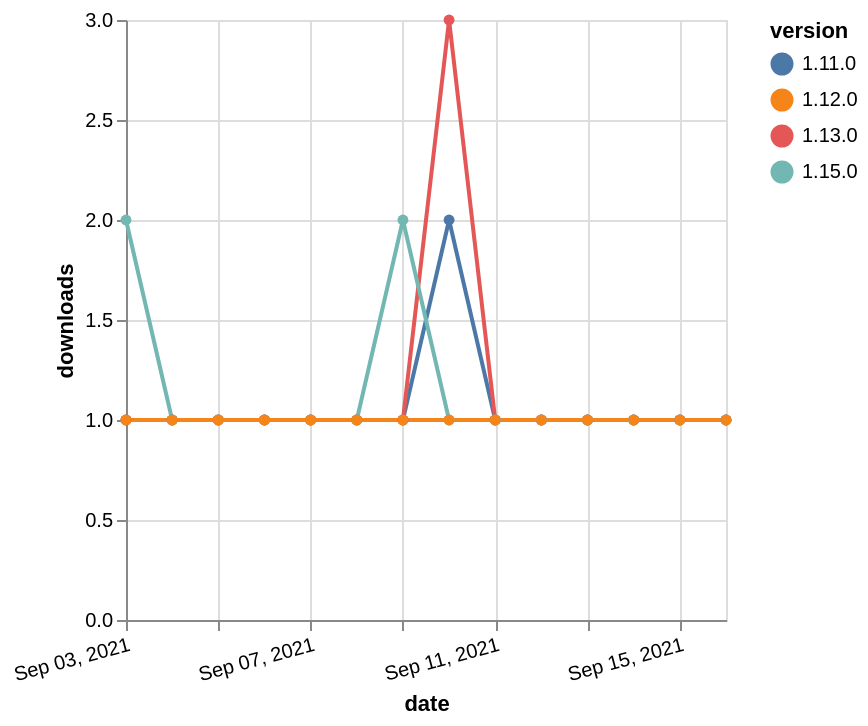

Source (Vega-Lite JSON):
### Vega-Lite specification from a JSON file in a GitHub repository (floating-point values rounded to 4 significant figures)
{"$schema": "https://vega.github.io/schema/vega-lite/v5.json", "description": "A simple bar chart with embedded data.", "data": {"values": [{"date": "2021-09-03", "total": 211, "delta": 1, "version": "1.11.0"}, {"date": "2021-09-04", "total": 212, "delta": 1, "version": "1.11.0"}, {"date": "2021-09-05", "total": 213, "delta": 1, "version": "1.11.0"}, {"date": "2021-09-06", "total": 214, "delta": 1, "version": "1.11.0"}, {"date": "2021-09-07", "total": 215, "delta": 1, "version": "1.11.0"}, {"date": "2021-09-08", "total": 216, "delta": 1, "version": "1.11.0"}, {"date": "2021-09-09", "total": 217, "delta": 1, "version": "1.11.0"}, {"date": "2021-09-10", "total": 219, "delta": 2, "version": "1.11.0"}, {"date": "2021-09-11", "total": 220, "delta": 1, "version": "1.11.0"}, {"date": "2021-09-12", "total": 221, "delta": 1, "version": "1.11.0"}, {"date": "2021-09-13", "total": 222, "delta": 1, "version": "1.11.0"}, {"date": "2021-09-14", "total": 223, "delta": 1, "version": "1.11.0"}, {"date": "2021-09-15", "total": 224, "delta": 1, "version": "1.11.0"}, {"date": "2021-09-16", "total": 225, "delta": 1, "version": "1.11.0"}, {"date": "2021-09-03", "total": 283, "delta": 1, "version": "1.13.0"}, {"date": "2021-09-04", "total": 284, "delta": 1, "version": "1.13.0"}, {"date": "2021-09-05", "total": 285, "delta": 1, "version": "1.13.0"}, {"date": "2021-09-06", "total": 286, "delta": 1, "version": "1.13.0"}, {"date": "2021-09-07", "total": 287, "delta": 1, "version": "1.13.0"}, {"date": "2021-09-08", "total": 288, "delta": 1, "version": "1.13.0"}, {"date": "2021-09-09", "total": 289, "delta": 1, "version": "1.13.0"}, {"date": "2021-09-10", "total": 292, "delta": 3, "version": "1.13.0"}, {"date": "2021-09-11", "total": 293, "delta": 1, "version": "1.13.0"}, {"date": "2021-09-12", "total": 294, "delta": 1, "version": "1.13.0"}, {"date": "2021-09-13", "total": 295, "delta": 1, "version": "1.13.0"}, {"date": "2021-09-14", "total": 296, "delta": 1, "version": "1.13.0"}, {"date": "2021-09-15", "total": 297, "delta": 1, "version": "1.13.0"}, {"date": "2021-09-16", "total": 298, "delta": 1, "version": "1.13.0"}, {"date": "2021-09-03", "total": 113, "delta": 2, "version": "1.15.0"}, {"date": "2021-09-04", "total": 114, "delta": 1, "version": "1.15.0"}, {"date": "2021-09-05", "total": 115, "delta": 1, "version": "1.15.0"}, {"date": "2021-09-06", "total": 116, "delta": 1, "version": "1.15.0"}, {"date": "2021-09-07", "total": 117, "delta": 1, "version": "1.15.0"}, {"date": "2021-09-08", "total": 118, "delta": 1, "version": "1.15.0"}, {"date": "2021-09-09", "total": 120, "delta": 2, "version": "1.15.0"}, {"date": "2021-09-10", "total": 121, "delta": 1, "version": "1.15.0"}, {"date": "2021-09-11", "total": 122, "delta": 1, "version": "1.15.0"}, {"date": "2021-09-12", "total": 123, "delta": 1, "version": "1.15.0"}, {"date": "2021-09-13", "total": 124, "delta": 1, "version": "1.15.0"}, {"date": "2021-09-14", "total": 125, "delta": 1, "version": "1.15.0"}, {"date": "2021-09-15", "total": 126, "delta": 1, "version": "1.15.0"}, {"date": "2021-09-16", "total": 127, "delta": 1, "version": "1.15.0"}, {"date": "2021-09-03", "total": 165, "delta": 1, "version": "1.12.0"}, {"date": "2021-09-04", "total": 166, "delta": 1, "version": "1.12.0"}, {"date": "2021-09-05", "total": 167, "delta": 1, "version": "1.12.0"}, {"date": "2021-09-06", "total": 168, "delta": 1, "version": "1.12.0"}, {"date": "2021-09-07", "total": 169, "delta": 1, "version": "1.12.0"}, {"date": "2021-09-08", "total": 170, "delta": 1, "version": "1.12.0"}, {"date": "2021-09-09", "total": 171, "delta": 1, "version": "1.12.0"}, {"date": "2021-09-10", "total": 172, "delta": 1, "version": "1.12.0"}, {"date": "2021-09-11", "total": 173, "delta": 1, "version": "1.12.0"}, {"date": "2021-09-12", "total": 174, "delta": 1, "version": "1.12.0"}, {"date": "2021-09-13", "total": 175, "delta": 1, "version": "1.12.0"}, {"date": "2021-09-14", "total": 176, "delta": 1, "version": "1.12.0"}, {"date": "2021-09-15", "total": 177, "delta": 1, "version": "1.12.0"}, {"date": "2021-09-16", "total": 178, "delta": 1, "version": "1.12.0"}]}, "width": "container", "mark": {"type": "line", "point": {"filled": true}}, "encoding": {"x": {"field": "date", "type": "temporal", "timeUnit": "yearmonthdate", "title": "date", "axis": {"labelAngle": -15}}, "y": {"field": "delta", "type": "quantitative", "title": "downloads"}, "color": {"field": "version", "type": "nominal"}, "tooltip": {"field": "delta"}}}
